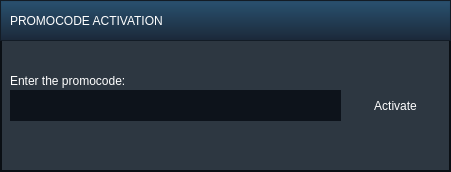
<?xml version="1.0" encoding="UTF-8"?>
<ui version="4.0">
 <class>Gifts</class>
 <widget class="QDialog" name="Gifts">
  <property name="geometry">
   <rect>
    <x>0</x>
    <y>0</y>
    <width>451</width>
    <height>172</height>
   </rect>
  </property>
  <property name="windowTitle">
   <string>Dialog</string>
  </property>
  <property name="styleSheet">
   <string notr="true">background-color: rgb(45, 55, 65);
border: 2px solid rgb(10,15,20);</string>
  </property>
  <widget class="QLabel" name="Info">
   <property name="geometry">
    <rect>
     <x>40</x>
     <y>140</y>
     <width>371</width>
     <height>21</height>
    </rect>
   </property>
   <property name="font">
    <font>
     <family>Arial</family>
     <pointsize>9</pointsize>
     <italic>false</italic>
     <bold>true</bold>
    </font>
   </property>
   <property name="styleSheet">
    <string notr="true">color: rgb(220, 0, 0);
border: none;</string>
   </property>
   <property name="text">
    <string/>
   </property>
   <property name="alignment">
    <set>Qt::AlignCenter</set>
   </property>
  </widget>
  <widget class="QLabel" name="label_2">
   <property name="geometry">
    <rect>
     <x>10</x>
     <y>70</y>
     <width>221</width>
     <height>21</height>
    </rect>
   </property>
   <property name="styleSheet">
    <string notr="true">background-color: none;
color: rgb(255, 255, 255);
font: 700 11pt &quot;Arial&quot;;
border: none;</string>
   </property>
   <property name="text">
    <string>Enter the promocode: </string>
   </property>
  </widget>
  <widget class="QPushButton" name="Activate">
   <property name="geometry">
    <rect>
     <x>350</x>
     <y>90</y>
     <width>91</width>
     <height>31</height>
    </rect>
   </property>
   <property name="cursor">
    <cursorShape>PointingHandCursor</cursorShape>
   </property>
   <property name="styleSheet">
    <string notr="true">QPushButton
{
background: qlineargradient(x1:0, y1:0, x2:1, y2:1,
                stop:0 rgb(0, 200, 250), 
				stop: 0.4 rgb(30, 150, 255),
                stop:1 rgb(60, 90, 255));
border: none;
border-radius: 3px;
color: rgb(255, 255, 255);
	font: 700 11pt &quot;Arial&quot;;
}
QPushButton:hover
{
	background-color: rgb(3, 196, 255);
}</string>
   </property>
   <property name="text">
    <string>Activate</string>
   </property>
  </widget>
  <widget class="QWidget" name="widget" native="true">
   <property name="geometry">
    <rect>
     <x>0</x>
     <y>0</y>
     <width>451</width>
     <height>41</height>
    </rect>
   </property>
   <property name="styleSheet">
    <string notr="true">background-color: qlineargradient(spread:pad, x1:0.477273, y1:0.074, x2:0.478, y2:1, stop:0.00568182 rgba(40, 80, 111, 240), stop:1 rgba(27, 40, 56, 255));
border: 1px solid rgb(19, 28, 38);</string>
   </property>
   <widget class="QLabel" name="label">
    <property name="geometry">
     <rect>
      <x>10</x>
      <y>10</y>
      <width>291</width>
      <height>21</height>
     </rect>
    </property>
    <property name="styleSheet">
     <string notr="true">background-color: none;
border: none;
font: 14pt &quot;Arial&quot;;
color: rgb(255, 255, 255);
</string>
    </property>
    <property name="text">
     <string>PROMOCODE ACTIVATION</string>
    </property>
   </widget>
   <widget class="QPushButton" name="Close_button">
    <property name="geometry">
     <rect>
      <x>426</x>
      <y>0</y>
      <width>25</width>
      <height>25</height>
     </rect>
    </property>
    <property name="styleSheet">
     <string notr="true">QPushButton
{
	background-color: rgba(255, 255, 255, 0);
	border: 0px; 
}
QPushButton:hover
{ 
	background-color: rgb(249, 22, 34);
 }
</string>
    </property>
    <property name="text">
     <string/>
    </property>
    <property name="icon">
     <iconset>
      <normaloff>../build-DesktopClient_qt6-Desktop_Qt_6_6_0_MSVC2019_64bit-Debug/ApplicationIcons/CloseCross.png</normaloff>../build-DesktopClient_qt6-Desktop_Qt_6_6_0_MSVC2019_64bit-Debug/ApplicationIcons/CloseCross.png</iconset>
    </property>
    <property name="iconSize">
     <size>
      <width>14</width>
      <height>14</height>
     </size>
    </property>
   </widget>
  </widget>
  <widget class="QLineEdit" name="lineEdit">
   <property name="geometry">
    <rect>
     <x>10</x>
     <y>90</y>
     <width>331</width>
     <height>31</height>
    </rect>
   </property>
   <property name="styleSheet">
    <string notr="true">background-color: rgb(13, 19, 27);
border: none;
color: rgb(255, 255, 255);
font: 700 11pt &quot;Arial&quot;;</string>
   </property>
   <property name="text">
    <string/>
   </property>
  </widget>
 </widget>
 <resources/>
 <connections/>
</ui>
